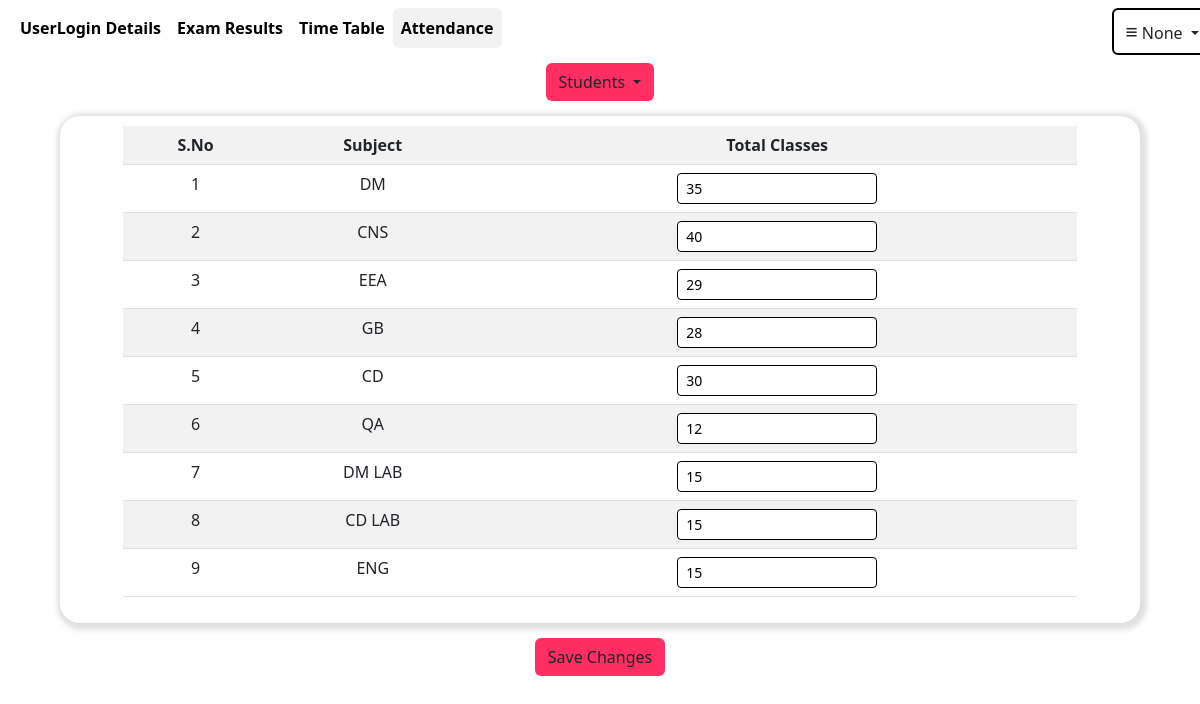
Screenshot of /editattendance with the database file from the repository.
### user/models.py (models this page shows, shortened)
class TotalAttendance(models.Model):
    Dept=models.CharField(max_length=20,default="",primary_key=True)
    DM_TOTAL=models.IntegerField(default=0)
    CNS_TOTAL=models.IntegerField(default=0)
    EEA_TOTAL=models.IntegerField(default=0)
    GB_TOTAL=models.IntegerField(default=0)
    CD_TOTAL=models.IntegerField(default=0)
    QA_TOTAL=models.IntegerField(default=0)
    DM_LAB_TOTAL=models.IntegerField(default=0)
    CD_LAB_TOTAL=models.IntegerField(default=0)
    ENG_LAB_TOTAL=models.IntegerField(default=0)

### user/views.py (the view, shortened to what this page needs)
# urls.py: path('editattendance',views.editattendance),
def editattendance(request):
    users=LoginDetails.objects.filter(usertype="Student").order_by('username')
    try:
        attendance=TotalAttendance.objects.get(Dept="CSE")
    except:
        attendance=TotalAttendance.objects.create(Dept="CSE")
    subjects=['DM','CNS','EEA','GB','CD','QA','DM LAB','CD LAB','ENG LAB']
    return render(request,'edit_attendance.html',{'users':users,'subjects':subjects,'attendance':attendance,'uname':request.session.get('uname'),'name':request.session.get('name')})

### user/templates/edit_attendance.html (shortened to what this page needs)
{% extends 'admin.html' %}
{% block content %}
<center>
<div class="btn-group">
    <button type="button" class="btn dropdown-toggle" data-bs-toggle="dropdown" aria-expanded="false" style="background-color:#ff2e63;">
      Students
    </button>
</div>
</center>
{% block cont%}
<form action='/editattendance' method='post'>
    <center>
    <div class="box">
<table class="table tabe table-striped">
    <tr>
        <th>S.No</th><th>Subject</th><th>Total Classes</th>
    </tr>
    <tr>
        <td>1</td>
        <td>DM</td>
        <td><input class="input form-control-sm" name="dm" type="number" value={{attendance.DM_TOTAL}}></td>
    </tr>
    <tr>
        <td>2</td>
        <td>CNS</td>
        <td><input class="input form-control-sm" name="cns" type="number" value={{attendance.CNS_TOTAL}}></td>
    </tr>
    <tr>
        <td>3</td>
        <td>EEA</td>
        <td><input class="input form-control-sm" name="eea" type="number" value={{attendance.EEA_TOTAL}}></td>
    </tr>
    <tr>
        <td>4</td>
        <td>GB</td>
        <td><input class="input form-control-sm" name="gb" type="number" value={{attendance.GB_TOTAL}}></td>
    </tr>
    <tr>
        <td>5</td>
        <td>CD</td>
        <td><input class="input form-control-sm" name="cd"type="number" value={{attendance.CD_TOTAL}}></td>
    </tr>
    <tr>
        <td>6</td>
        <td>QA</td>
        <td><input class="input form-control-sm" name="qa" type="number" value={{attendance.QA_TOTAL}}></td>
    </tr>
    <tr>
        <td>7</td>
        <td>DM LAB</td>
        <td><input class="input form-control-sm" name="dm_lab"type="number" value={{attendance.DM_LAB_TOTAL}}></td>
    </tr>
    <tr>
        <td>8</td>
        <td>CD LAB</td>
        <td><input class="input form-control-sm"name="cd_lab"type="number" value={{attendance.CD_LAB_TOTAL}}></td>
    </tr>
    <tr>
        <td>9</td>
        <td>ENG</td>
        <td><input class="input form-control-sm" name="eng_lab"type="number" value={{attendance.ENG_LAB_TOTAL}}></td>
    </tr>
</table>
</div>
</center>
<center><button class="btn" style="background-color:#ff2e63;">Save Changes</button></center>
</form>
{%endblock%}
{% endblock%}

### user/templates/edit_attendance.html (style rules this page uses)
.input { border:1px solid black; display:inline-block; width:200px; }
.box { width:90vw; margin:15px 0px 15px 0px; padding:10px; border-radius:20px; box-shadow:rgba(99,99,99,.2)2px 2px 5px 5px; }
.tabe { width:90%; border-radius:20px; }

### rows the page displays
TotalAttendance: dm "35", cns "40", eea "29", gb "28", cd "30", qa "12", dm_lab "15", cd_lab "15", eng_lab "15"

### other values shown
{{ uname }} "None"
